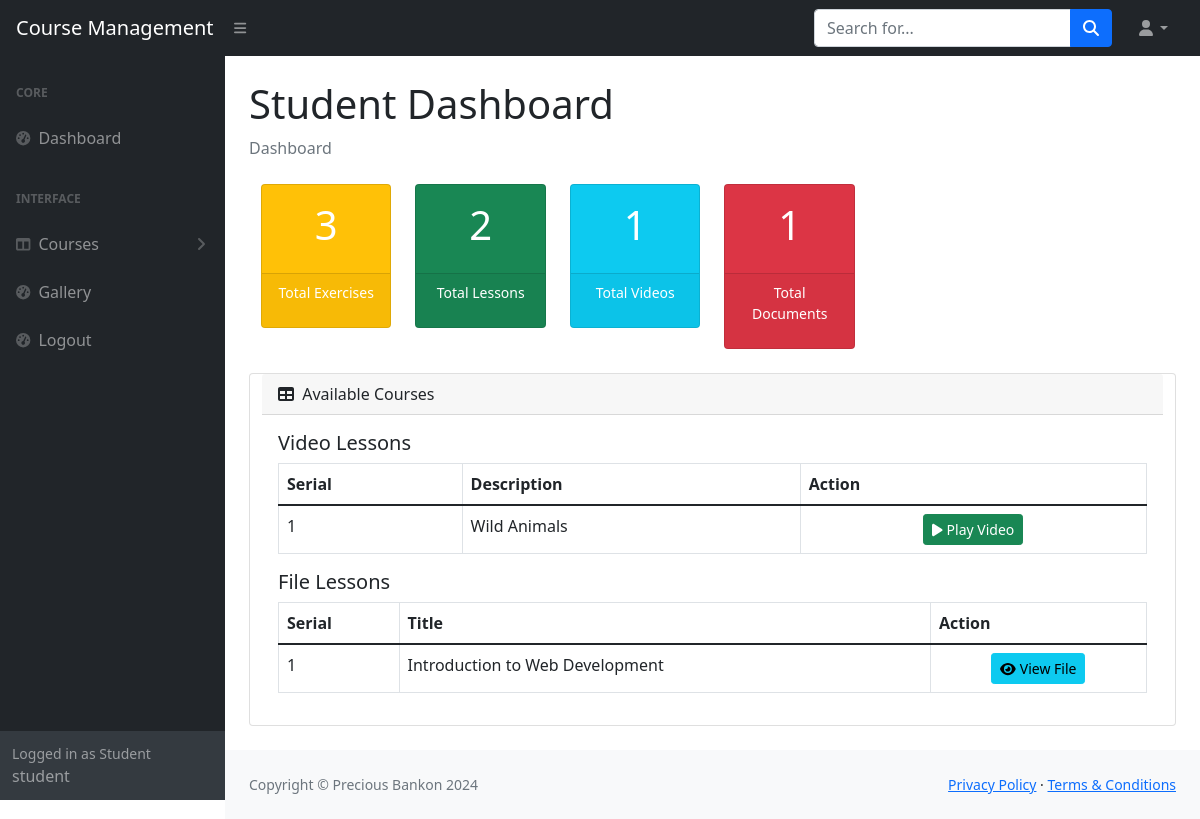
The page /students/lessons.php (signed in) on the database its author committed.
### tables this page shows
CREATE TABLE `tbllesson` (
  `LessonID` int(11) NOT NULL,
  `LessonChapter` varchar(90) NOT NULL,
  `LessonTitle` varchar(90) NOT NULL,
  `FileLocation` text NOT NULL,
  `Category` varchar(90) NOT NULL
);

### students/classes/Courses.php (called while the page is built, shortened)
<?php
class Course
{
    private $conn;
    public function __construct()
    {
        include '../config/dbcon.php';
        $this->conn = $conn;
    }
    public function fetchAllLessons()
    {
        $query = "SELECT LessonID, LessonChapter, LessonTitle, FileLocation, Category FROM tbllesson";
        $result = mysqli_query($this->conn, $query);
        $lessons = [];
        while ($row = mysqli_fetch_assoc($result)) {
            $lessons[] = $row;
        }
        return $lessons;
    }
}

### students/lessons.php (the view, shortened to what this page needs)
<?php
include_once './student_includes/header.php';
include_once './student_includes/aside.php';
include_once './student_includes/action_buttons.php';
include_once './classes/Courses.php';
$course = new Course();
$lessons = $course->fetchAllLessons();
$videos = array_filter($lessons, function ($lesson) {
    return strtolower($lesson['Category']) === 'video';
});
$files = array_filter($lessons, function ($lesson) {
    return strtolower($lesson['Category']) === 'doc';
});
?>
<div class="card mb-4">
    <div class="card-header d-flex justify-content-between align-items-center">
        <span><i class="fas fa-table me-1"></i> Available Courses</span>
    </div>
    <div class="card-body">
        <h5>Video Lessons</h5>
        <table id="videoTable" class="table table-bordered">
            <thead>
                <tr>
                    <th>Serial</th>
                    <th>Description</th>
                    <th>Action</th>
                </tr>
            </thead>
            <tbody>
                <?php if (!empty($videos)): ?>
                    <?php
                    $count = 1;
                    foreach ($videos as $index => $row): ?>
                        <tr>
                            <td><?php echo $count++; ?></td>
                            <td><?php echo $row['LessonTitle']; ?></td>
                            <td class="text-center">
                                <a href="view_lesson.php?q=view&id=<?= $row['LessonID']; ?>" class="btn btn-success btn-sm">
                                    <i class="fas fa-play"></i> Play Video
                                </a>
                            </td>
                        </tr>
                    <?php endforeach; ?>
                <?php else: ?>
                    <tr>
                        <td colspan="3" class="text-center">No video lessons available</td>
                    </tr>
                <?php endif; ?>
            </tbody>
        </table>
        <h5>File Lessons</h5>
        <table id="fileTable" class="table table-bordered">
            <thead>
                <tr>
                    <th>Serial</th>
                    <th>Title</th>
                    <th>Action</th>
                </tr>
            </thead>
            <tbody>
                <?php if (!empty($files)): ?>
                    <?php
                    $count = 1;
                    foreach ($files as $index => $row): ?>
                        <tr>
                            <td><?php echo $count++; ?></td>
                            <td><?php echo $row['LessonTitle']; ?></td>
                            <td class="text-center">
                                <a href="view_lesson.php?id=<?php echo $row['LessonID']; ?>" class="btn btn-info btn-sm">
                                    <i class="fas fa-eye"></i> View File
                                </a>
                            </td>
                        </tr>
                    <?php endforeach; ?>
                <?php else: ?>
                    <tr>
                        <td colspan="3" class="text-center">No file lessons available</td>
                    </tr>
                <?php endif; ?>
            </tbody>
        </table>
    </div>
</div>
<?php include './student_includes/footer.php'; ?>

### rows shown on the page
tbllesson: LessonTitle "Wild Animals"
tbllesson: LessonTitle "Introduction to Web Development"

### other values the page prints
$_SESSION['studusername'] "student"
$exerciseCount "3"
$lessonCount "2"
$videoCount "1"
$documentCount "1"
